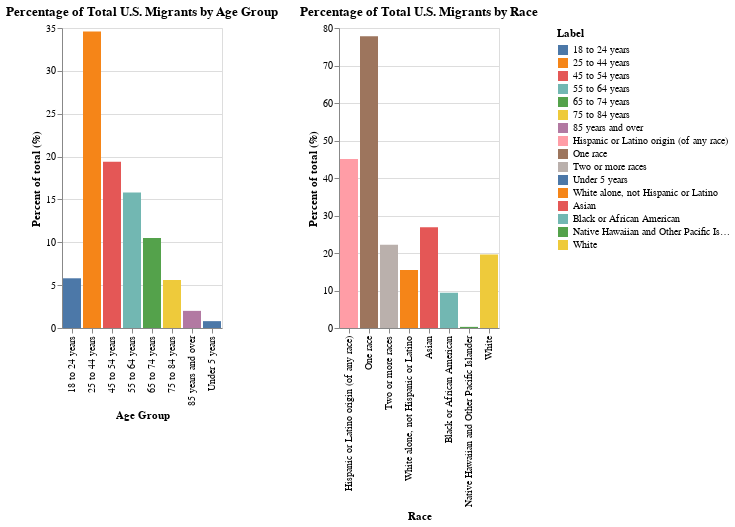

Notebook source saved alongside this figure:
### Markdown cell above
## Visualization

### Code cell
age_chart = alt.Chart(
    age,
    title="Percentage of Total U.S. Migrants by Age Group"
).mark_bar().encode(
    x= alt.X("Label:N", title="Age Group"),
    y= alt.Y("United States Total:Q", title="Percent of total (%)"),
    color = alt.Color("Label:N")
)

race_chart = alt.Chart(
    race,
    title="Percentage of Total U.S. Migrants by Race"
).mark_bar().encode(
    x= alt.X("Label:N", title="Race"),
    y= alt.Y("United States Total:Q", title="Percent of total (%)"),
    color = alt.Color("Label:N")
)

age_chart | race_chart

### Figure 1 — Vega-Lite specification as saved in the notebook (floating-point values rounded to 4 significant figures)
{"config": {"view": {"continuousWidth": 300, "continuousHeight": 300}}, "hconcat": [{"data": {"name": "data-9b0fcdae767eb926ca61faf9317b0eb7"}, "mark": {"type": "bar"}, "encoding": {"color": {"field": "Label", "type": "nominal"}, "x": {"field": "Label", "title": "Age Group", "type": "nominal"}, "y": {"field": "United States Total", "title": "Percent of total (%)", "type": "quantitative"}}, "title": "Percentage of Total U.S. Migrants by Age Group"}, {"data": {"name": "data-a171476f4b1a80a74d0f5ff5aad07a38"}, "mark": {"type": "bar"}, "encoding": {"color": {"field": "Label", "type": "nominal"}, "x": {"field": "Label", "title": "Race", "type": "nominal"}, "y": {"field": "United States Total", "title": "Percent of total (%)", "type": "quantitative"}}, "title": "Percentage of Total U.S. Migrants by Race"}], "$schema": "https://vega.github.io/schema/vega-lite/v6.1.0.json", "datasets": {"data-9b0fcdae767eb926ca61faf9317b0eb7": [{"Label": "        Under 5 years", "United States Total": 0.8, "Entered 2010 or later": "2.1%", "Entered 2000 to 2009": null, "Entered before 2000": null}, {"Label": "        18 to 24 years", "United States Total": 5.8, "Entered 2010 or later": "11.7%", "Entered 2000 to 2009": "6.6%", "Entered before 2000": "0.0%"}, {"Label": "        25 to 44 years", "United States Total": 34.6, "Entered 2010 or later": "49.4%", "Entered 2000 to 2009": "45.9%", "Entered before 2000": "15.2%"}, {"Label": "        45 to 54 years", "United States Total": 19.4, "Entered 2010 or later": "11.9%", "Entered 2000 to 2009": "26.3%", "Entered before 2000": "22.6%"}, {"Label": "        55 to 64 years", "United States Total": 15.8, "Entered 2010 or later": "5.9%", "Entered 2000 to 2009": "12.5%", "Entered before 2000": "26.6%"}, {"Label": "        65 to 74 years", "United States Total": 10.5, "Entered 2010 or later": "3.2%", "Entered 2000 to 2009": "5.1%", "Entered before 2000": "20.1%"}, {"Label": "        75 to 84 years", "United States Total": 5.6, "Entered 2010 or later": "1.4%", "Entered 2000 to 2009": "2.0%", "Entered before 2000": "11.4%"}, {"Label": "        85 years and over", "United States Total": 2.0, "Entered 2010 or later": "0.4%", "Entered 2000 to 2009": "0.6%", "Entered before 2000": "4.1%"}], "data-a171476f4b1a80a74d0f5ff5aad07a38": [{"Label": "        One race", "United States Total": 77.8, "Entered 2010 or later": "77.6%", "Entered 2000 to 2009": "77.7%", "Entered before 2000": "78.1%"}, {"Label": "            White", "United States Total": 19.6, "Entered 2010 or later": "17.3%", "Entered 2000 to 2009": "17.7%", "Entered before 2000": "22.6%"}, {"Label": "            Black or African American", "United States Total": 9.4, "Entered 2010 or later": "11.5%", "Entered 2000 to 2009": "9.4%", "Entered before 2000": "7.4%"}, {"Label": "            Asian", "United States Total": 26.9, "Entered 2010 or later": "27.9%", "Entered 2000 to 2009": "26.5%", "Entered before 2000": "26.3%"}, {"Label": "            Native Hawaiian and Other Pacific Islander", "United States Total": 0.3, "Entered 2010 or later": "0.3%", "Entered 2000 to 2009": "0.3%", "Entered before 2000": "0.3%"}, {"Label": "        Two or more races", "United States Total": 22.2, "Entered 2010 or later": "22.4%", "Entered 2000 to 2009": "22.3%", "Entered before 2000": "21.9%"}, {"Label": "        Hispanic or Latino origin (of any race)", "United States Total": 45.1, "Entered 2010 or later": "43.0%", "Entered 2000 to 2009": "48.2%", "Entered before 2000": "45.5%"}, {"Label": "        White alone, not Hispanic or Latino", "United States Total": 15.5, "Entered 2010 or later": "13.8%", "Entered 2000 to 2009": "13.2%", "Entered before 2000": "18.2%"}]}}
